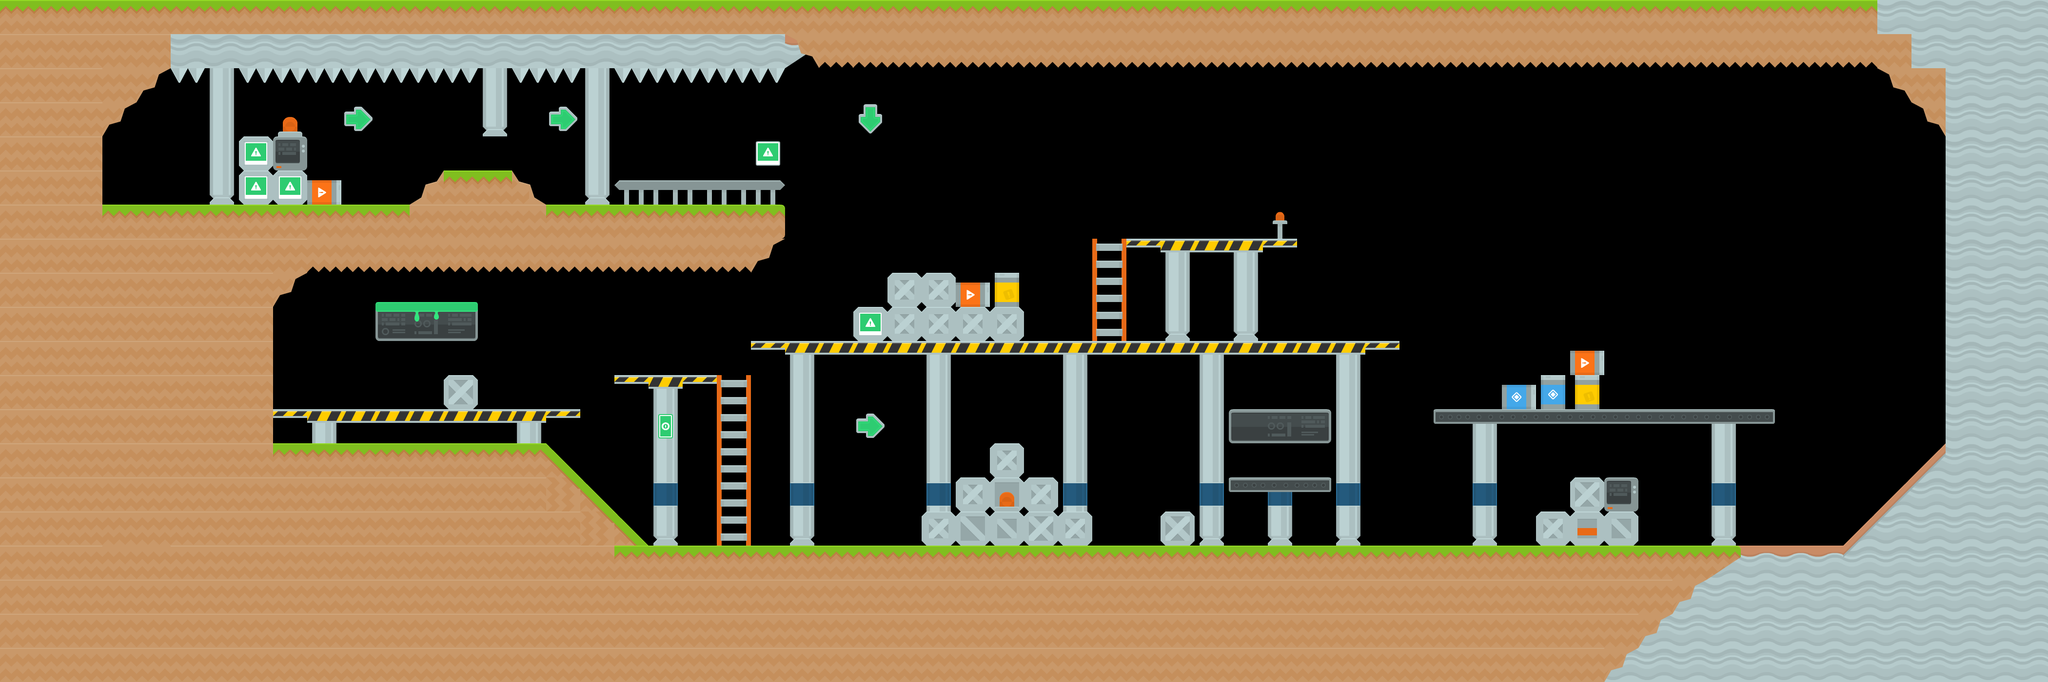

Below is a game level as drawn by its tile map, then a one-line description and the .tmx that defines it (tile-layer data replaced by summaries):
An orthogonal 60x20 tile map with 70x70 px tiles, 2 tile layers (Map, Map), 6 tilesets and 135 objects (12x Enemy, 8x Ladder, 7x Hostage, 3x Vip, Player).

<map version="1.10" tiledversion="1.10.1" orientation="orthogonal" renderorder="left-down" width="60" height="20" tilewidth="70" tileheight="70" infinite="0" nextlayerid="8" nextobjectid="341">
 <tileset firstgid="1" name="player-stand" tilewidth="14" tileheight="34" tilecount="1" columns="1">
  <image source="../pictures/skins/player/1/player-1-stand.png" width="14" height="34" />
 </tileset>
 <tileset firstgid="2" name="enemy-stand" tilewidth="14" tileheight="34" tilecount="1" columns="1">
  <image source="../pictures/skins/enemy/1/enemy-1-stand.png" width="14" height="34" />
 </tileset>
 <tileset firstgid="3" name="hostage-stand" tilewidth="14" tileheight="34" tilecount="1" columns="1">
  <image source="../pictures/skins/hostage/1/hostage-1-stand.png" trans="ff00ff" width="14" height="34" />
 </tileset>
 <tileset firstgid="4" name="vip-stand" tilewidth="14" tileheight="34" tilecount="1" columns="1">
  <image source="../pictures/skins/vip/1/vip-1-stand.png" trans="ff00ff" width="14" height="34" />
 </tileset>
 <tileset firstgid="5" name="grass" tilewidth="70" tileheight="70" tilecount="49" columns="7">
  <image source="../tiles/grass.png" trans="ff00ff" width="512" height="512" />
 </tileset>
 <tileset firstgid="54" name="industrial" tilewidth="70" tileheight="70" tilecount="112" columns="14">
  <image source="../tiles/industrial.png" trans="ff00ff" width="980" height="560" />
 </tileset>
 <layer id="1" name="Map" width="60" height="20">
  <data>[1200 cells, 733 non-empty, 49 distinct tile ids]</data>
 </layer>
 <objectgroup id="2" name="Objects">
  <object id="192" name="Enemy" gid="2" x="910" y="350" width="70" height="70" />
  <object id="193" name="Hostage" gid="3" x="1210" y="420" width="70" height="70" />
  <object id="194" name="Player" gid="1" x="290" y="420" width="70" height="70" />
  <object id="195" name="Hostage" gid="3" x="600" y="840" width="70" height="70" />
  <object id="196" name="Hostage" gid="3" x="835" y="840" width="70" height="70" />
  <object id="197" name="Vip" gid="4" x="750" y="840" width="70" height="70" />
  <object id="199" name="Enemy" gid="2" x="910" y="770" width="70" height="70" />
  <object id="200" name="Enemy" gid="2" x="1060" y="840" width="70" height="70" />
  <object id="201" name="Vip" gid="4" x="2110" y="980" width="70" height="70" />
  <object id="202" name="Enemy" gid="2" x="1955" y="980" width="70" height="70" />
  <object id="203" name="Enemy" gid="2" x="1680" y="1120" width="70" height="70" />
  <object id="204" name="Enemy" gid="2" x="1850" y="560" width="70" height="70" />
  <object id="205" name="Enemy" gid="2" x="2300" y="490" width="70" height="70" />
  <object id="207" name="Enemy" gid="2" x="2500" y="490" width="70" height="70" />
  <object id="208" name="Enemy" gid="2" x="3075" y="790" width="70" height="70" />
  <object id="209" name="Enemy" gid="2" x="3539.67" y="840" width="70" height="70" />
  <object id="210" name="Enemy" gid="2" x="3030" y="1120" width="70" height="70" />
  <object id="211" name="Enemy" gid="2" x="3150" y="1050" width="70" height="70" />
  <object id="212" name="Hostage" gid="3" x="3225" y="720" width="70" height="70" />
  <object id="213" name="Hostage" gid="3" x="3365" y="840" width="70" height="70" />
  <object id="214" name="Hostage" gid="3" x="3400" y="1120" width="70" height="70" />
  <object id="215" name="Hostage" gid="3" x="3520" y="1120" width="70" height="70" />
  <object id="216" name="Vip" gid="4" x="3660" y="1120" width="70" height="70" />
  <object id="218" x="210" y="420">
   <polygon points="0,0 630,0 630,70 0,70" />
  </object>
  <object id="220" x="1120" y="420">
   <polygon points="0,0 490,0 490,70 0,70" />
  </object>
  <object id="221" x="350" y="140">
   <polygon points="0,0 16.6667,29.6667 19.3333,29.3333 35,0.333333" />
  </object>
  <object id="222" x="420" y="140">
   <polygon points="0,0 -35,1 -18.3333,29.3333 -15.6667,29" />
  </object>
  <object id="223" x="420" y="140">
   <polygon points="0,0 70,0 70,-70 0,-70" />
  </object>
  <object id="224" x="490" y="140">
   <polygon points="0,0 36,-0.333333 20.3333,28.6667 16.3333,29.3333" />
  </object>
  </objectgroup>
 <layer id="7" name="Map" width="60" height="20">
  <data>[1200 cells, 135 non-empty, 26 distinct tile ids]</data>
 </layer>
</map>
<!-- 106 of 135 objects omitted -->
